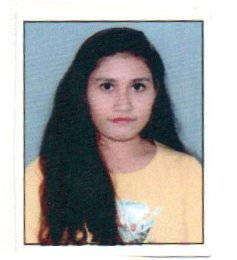
#> input picture Image 3/3.jpg, 237 x 260 px
$ python convert2.py
#> lines starting #> are read from the running program, lines starting #| are printed output that depends on the picture
import cv2
image= cv2.imread("3.jpg")
#> image is the input picture: shape (260, 237, 3); mean B, G, R 166.9, 167.9, 168.7
grey_filter = cv2.cvtColor(image, cv2.COLOR_BGR2GRAY)
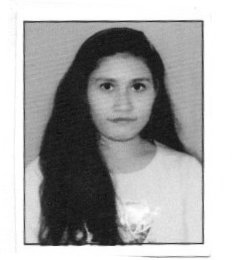
#> grey_filter: shape (260, 237); min 14, max 255, mean 168.1
invert= cv2.bitwise_not(grey_filter)
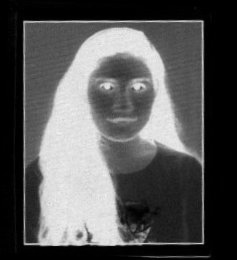
#> invert: shape (260, 237); min 0, max 241, mean 86.9
blur= cv2.GaussianBlur(invert, (21,21),0)
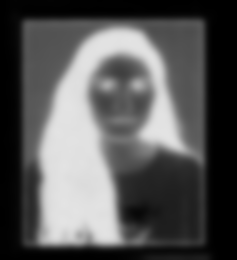
#> blur: shape (260, 237); min 0, max 228, mean 87
invertedblur= cv2.bitwise_not(blur)
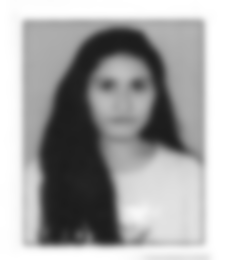
#> invertedblur: shape (260, 237); min 27, max 255, mean 168

sketch_filter= cv2.divide(grey_filter, invertedblur,scale=200.0)
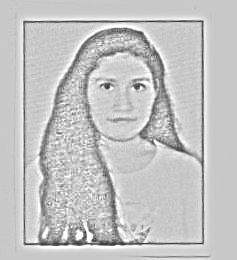
#> sketch_filter: shape (260, 237); min 44, max 255, mean 195.9
cv2.imwrite("output2.png",sketch_filter)
